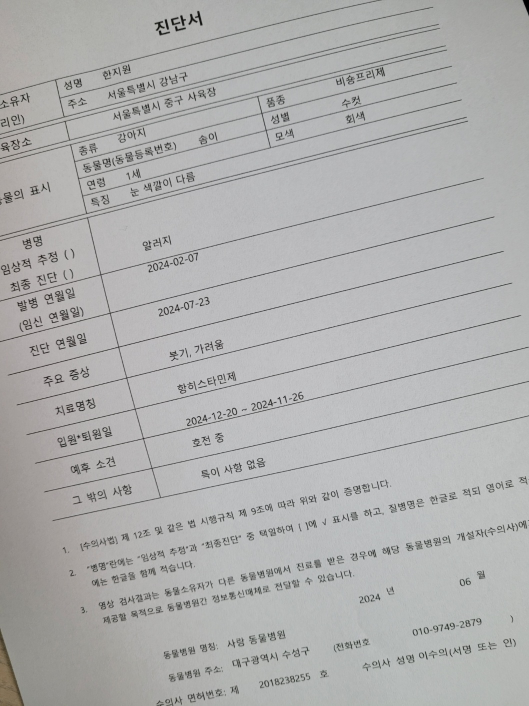
#> input picture data/src/rotate_data1.jpg, 1058 x 1411 px (shown at 1/2 size)
$ python find_line_and_calculate_angle.py
#> lines starting #> are read from the running program, lines starting #| are printed output that depends on the picture; after the words box and inside, x2 and y2 are one past the last pixel; in counts of white or black regions, pixels touching at a corner belong together

import cv2
import numpy as np
import math

def merge_similar_lines(lines, threshold=10):
    """
    비슷한 y값을 가지는 선분들을 하나의 선으로 합치는 함수
    :param lines: HoughLinesP로 검출된 선분들
    :param threshold: y값의 차이를 기준으로 비슷한 선분을 합침
    :return: 합쳐진 선분 리스트
    """
    if lines is None:
        return []

    merged_lines = []
    for line in lines:
        x1, y1, x2, y2 = line[0]

        # 이미 존재하는 선들과 비교하여 합칠 수 있는지 확인
        merged = False
        for merged_line in merged_lines:
            mx1, my1, mx2, my2 = merged_line

            # y값이 비슷한지 비교
            if abs(y1 - my1) < threshold and abs(y2 - my2) < threshold:
                # 두 선분을 평균 값으로 합침
                new_line = [
                    (x1 + mx1) // 2, (y1 + my1) // 2,
                    (x2 + mx2) // 2, (y2 + my2) // 2
                ]
                merged_line[:] = new_line
                merged = True
                break

        # 새로운 선분 추가
        if not merged:
            merged_lines.append([x1, y1, x2, y2])

    return merged_lines

def calculate_angle(x1, y1, x2, y2):
    """
    두 점의 좌표를 사용하여 각도를 계산하는 함수
    :param x1, y1: 첫 번째 점의 좌표
    :param x2, y2: 두 번째 점의 좌표
    :return: 선의 각도 (도 단위)
    """
    # 수직선일 때의 각도 처리
    if x1 == x2:
        return 90.0

    # 기울기를 이용해 각도 계산 (라디안 단위 -> 도 단위 변환)
    angle_rad = math.atan2(y2 - y1, x2 - x1)
    angle_deg = math.degrees(angle_rad)

    # 각도를 양수로 조정
    if angle_deg < 0:
        angle_deg += 180

    return angle_deg

def find_average_angle(image_path):
    # 이미지 읽기
#> called with image_path = 'data/src/rotate_data1.jpg'
    image = cv2.imread(image_path)
#> image is the input picture: shape (1411, 1058, 3); mean B, G, R 174.4, 174.9, 174.8
    gray = cv2.cvtColor(image, cv2.COLOR_BGR2GRAY)

    # 엣지 검출 (Canny 사용)
    edges = cv2.Canny(gray, 50, 150)
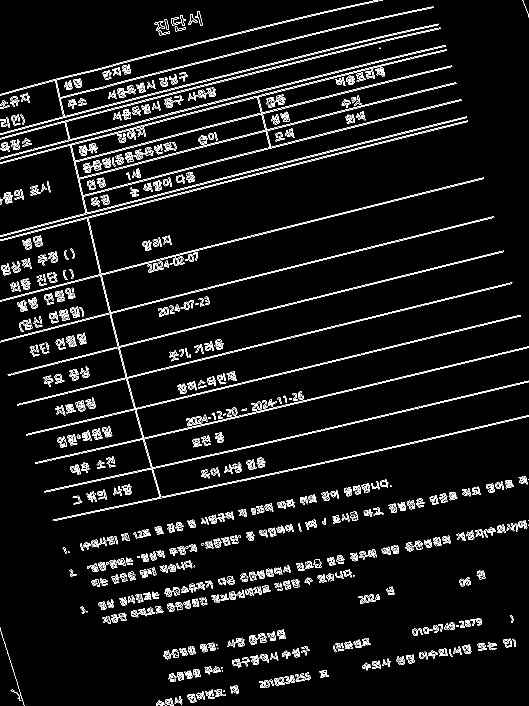
#> edges: shape (1411, 1058) (shown at 1/2 size); 5.3% white in thin lines or dots

    # Hough Line Transform을 사용해 선 검출
    lines = cv2.HoughLinesP(edges, rho=1, theta=np.pi / 180, threshold=200, minLineLength=700, maxLineGap=40)
#> lines = 26 rows, first 6: [191, 704, 1001, 502], [124, 723, 1006, 503], [76, 246, 862, 50], [105, 1040, 841, 883], [218, 624, 986, 433], [70, 926, 846, 746]

    # 비슷한 선분 합치기
    merged_lines = merge_similar_lines(lines)
#> the loop in merge_similar_lines, `for line in lines:` made 26 passes
#> (x1, y1, x2, y2) on passes 1 to 12: (191, 704, 1001, 502), (124, 723, 1006, 503), (76, 246, 862, 50), (105, 1040, 841, 883), (218, 624, 986, 433), (70, 926, 846, 746), (110, 286, 891, 91), (174, 966, 997, 776), (18, 748, 1007, 501), (150, 285, 872, 105), (142, 1141, 1054, 964), (163, 1219, 1052, 1046)
#> after the loop in merge_similar_lines, `for line in lines:`: merged_line = [228, 1119, 1057, 958]; merged_lines = 15 items, first 6: [191, 704, 1001, 502], [124, 723, 1006, 503], [76, 246, 862, 50], [105, 1040, 841, 883], [218, 624, 986, 433], [70, 926, 846, 746]

    # 결과를 이미지에 그리기 및 각도 계산
    #print("검출된 선들의 각도:")

    total_angle = 0
    line_count = 0
    for line in merged_lines:
        x1, y1, x2, y2 = line
        # 선분을 이미지에 그림
        cv2.line(image, (x1, y1), (x2, y2), (0, 255, 0), 2)

        # 각도 계산
        angle = calculate_angle(x1, y1, x2, y2)
        #print(f"({x1}, {y1}) -> ({x2}, {y2}): {angle:.2f}도")
        ####### angle - 180 ?
        total_angle += angle - 180
        line_count += 1
#> this loop made 15 passes
#> (x1, y1, x2, y2, angle_rad in calculate_angle, angle_deg in calculate_angle, angle, total_angle) on passes 1 to 12: (191, 704, 1001, 502, -0.244, 166, 166, -14), (124, 723, 1006, 503, -0.244, 166, 166, -28.01), (76, 246, 862, 50, -0.244, 166, 166, -42.01), (105, 1040, 841, 883, -0.21, 168, 168, -54.05), (218, 624, 986, 433, -0.244, 166, 166, -68.02), (70, 926, 846, 746, -0.228, 166.9, 166.9, -81.08), (110, 286, 891, 91, -0.245, 166, 166, -95.1), (174, 966, 997, 776, -0.227, 167, 167, -108.1), (18, 748, 1007, 501, -0.245, 166, 166, -122.1), (150, 285, 872, 105, -0.244, 166, 166, -136.1), (163, 1138, 1054, 965, -0.192, 169, 169, -147.1), (162, 1218, 1053, 1044, -0.193, 168.9, 168.9, -158.2)
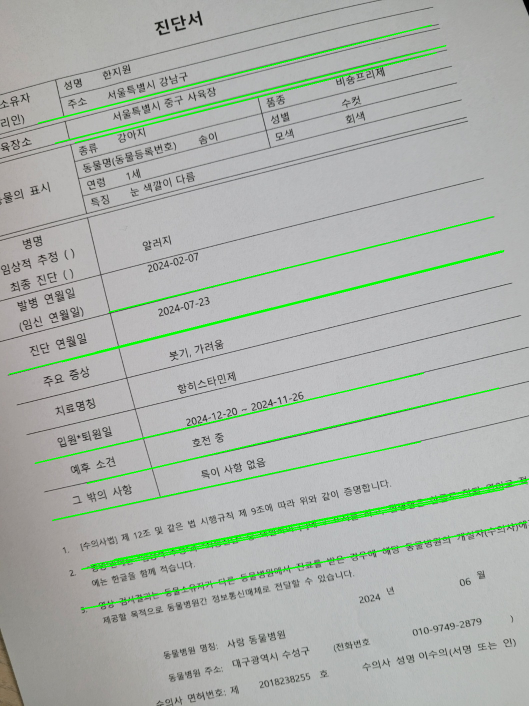
#> image: shape (1411, 1058, 3) (shown at 1/2 size); 2.17% of pixels changed, all inside (x1, y1, x2, y2) = (17, 49, 1058, 1220)
#> after the loop, line_count = 15; total_angle = -191.2

    # 평균 각도 계산
    average_angle = total_angle / line_count if line_count > 0 else 0
#> average_angle = -12.75

    if average_angle == -180:
        average_angle=0

    print("average: ", int(average_angle))
#| average:  -12
    return average_angle

if __name__ == "__main__":
    image_path = 'data/src/rotate_data1.jpg'  # 예시 이미지 경로
    angle = find_average_angle(image_path)
#> angle = -12.75

$ run again, with data/src/base_data.jpg copied over data/src/rotate_data1.jpg
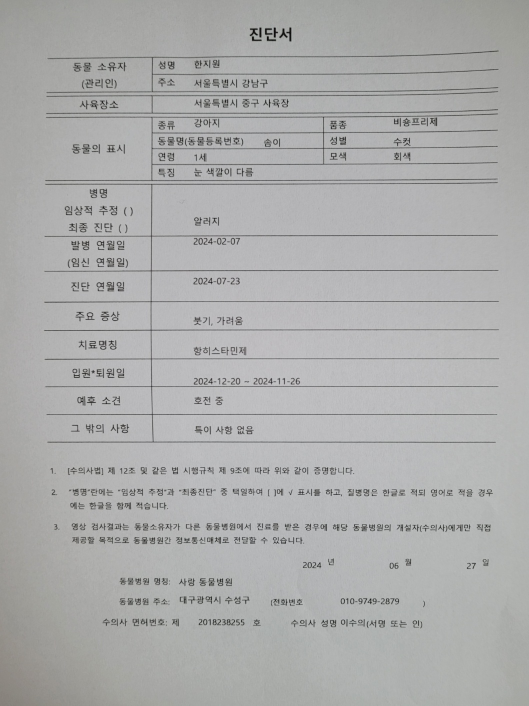
#> input picture data/src/base_data.jpg, 1058 x 1411 px (shown at 1/2 size)
#> in find_average_angle, image is the input picture: shape (1411, 1058, 3); mean B, G, R 172.4, 172.8, 172.3
#> in find_average_angle, `edges = cv2.Canny(gray, 50, 150)`:
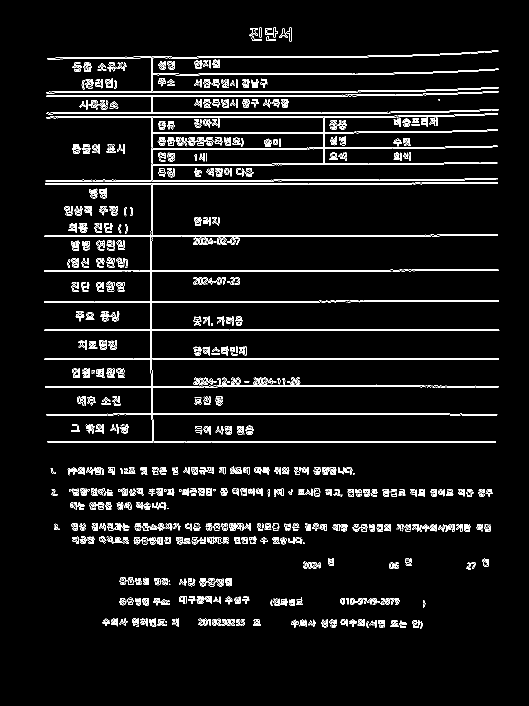
#> edges: shape (1411, 1058) (shown at 1/2 size); 4.9% white in thin lines or dots, all inside (x1, y1, x2, y2) = (88, 55, 999, 1257)
#> lines = 28 rows, first 6: [94, 883, 991, 883], [95, 885, 991, 885], [263, 718, 997, 718], [248, 716, 997, 716], [214, 827, 923, 827], [109, 1054, 980, 1054]
#> the loop in merge_similar_lines, `for line in lines:` made 28 passes
#> after the loop in merge_similar_lines, `for line in lines:`: merged_line = [105, 985, 980, 985]; merged_lines = [[94, 884, 991, 884], [255, 717, 997, 717], [214, 827, 923, 827], [110, 1051, 908, 1051], [105, 985, 980, 985], [103, 989, 979, 989]]
#> the loop in find_average_angle, `for line in merged_lines:` made 6 passes
#> (x1, y1, x2, y2, total_angle) on passes 1 to 6: (94, 884, 991, 884, -180), (255, 717, 997, 717, -360), (214, 827, 923, 827, -540), (110, 1051, 908, 1051, -720), (105, 985, 980, 985, -900), (103, 989, 979, 989, -1080)
#> after the loop in find_average_angle, `for line in merged_lines:`:
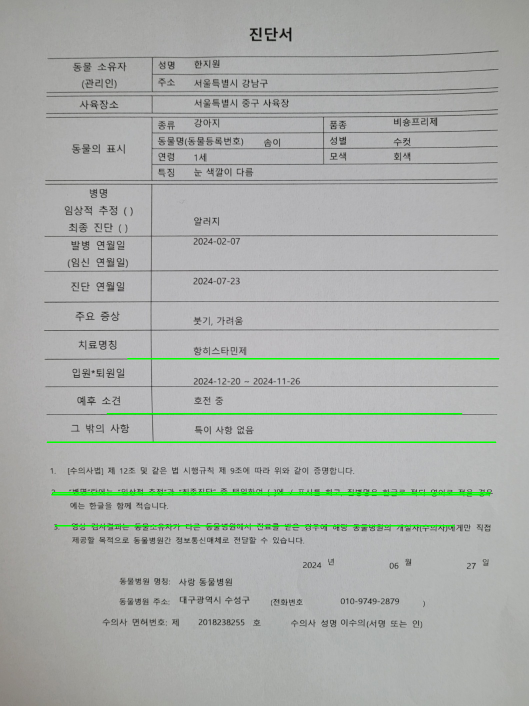
#> image: shape (1411, 1058, 3) (shown at 1/2 size); 0.99% of pixels changed, all inside (x1, y1, x2, y2) = (93, 716, 999, 1053)
#> after the loop in find_average_angle, `for line in merged_lines:`: line_count = 6; total_angle = -1080
#> average_angle = -180

$ run again, with data/src/base_data2.jpg copied over data/src/rotate_data1.jpg
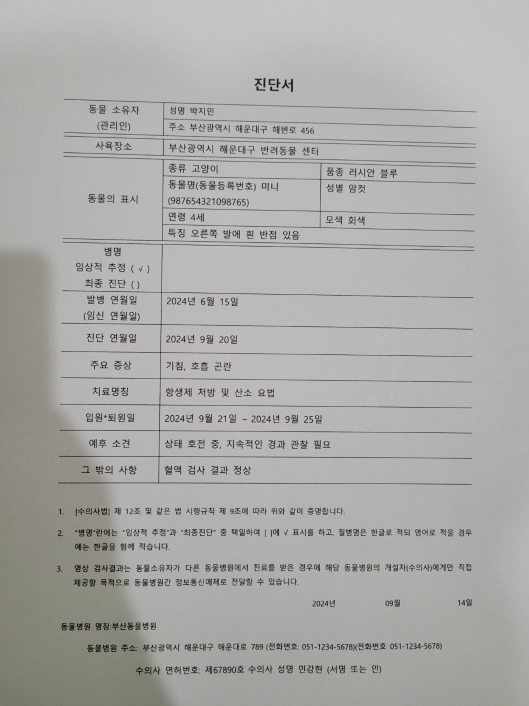
#> input picture data/src/base_data2.jpg, 1058 x 1411 px (shown at 1/2 size)
#> in find_average_angle, image is the input picture: shape (1411, 1058, 3); mean B, G, R 167.4, 170.5, 170.3
#> in find_average_angle, `edges = cv2.Canny(gray, 50, 150)`:
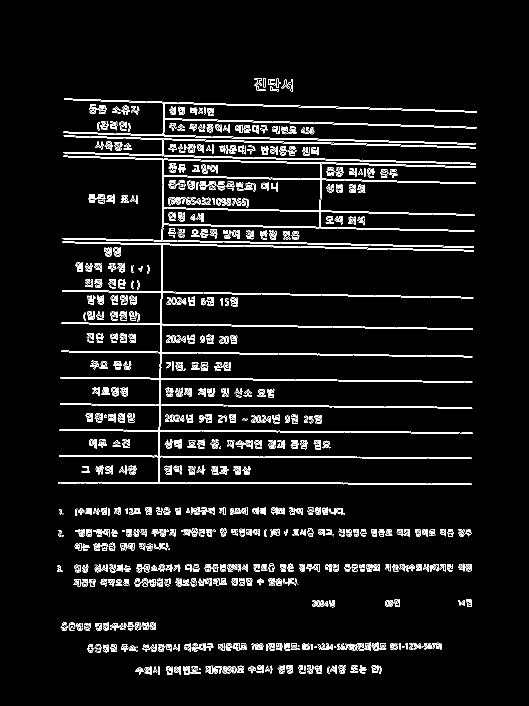
#> edges: shape (1411, 1058) (shown at 1/2 size); 5% white in thin lines or dots, all inside (x1, y1, x2, y2) = (114, 156, 954, 1350)
#> lines = 36 rows, first 6: [124, 582, 946, 596], [136, 580, 946, 594], [150, 1130, 942, 1130], [117, 1060, 941, 1060], [117, 1135, 942, 1135], [166, 1058, 938, 1058]
#> the loop in merge_similar_lines, `for line in lines:` made 36 passes
#> after the loop in merge_similar_lines, `for line in lines:`: merged_line = [175, 1293, 882, 1293]; merged_lines = [[130, 581, 946, 595], [134, 1131, 941, 1131], [120, 1065, 941, 1065], [175, 1293, 882, 1293]]
#> the loop in find_average_angle, `for line in merged_lines:` made 4 passes
#> (x1, y1, x2, y2, angle_rad in calculate_angle, angle_deg in calculate_angle, angle, total_angle) on passes 1 to 4: (130, 581, 946, 595, 0.0172, 0.983, 0.983, -179), (134, 1131, 941, 1131, 0, 0, 0, -359), (120, 1065, 941, 1065, 0, 0, 0, -539), (175, 1293, 882, 1293, 0, 0, 0, -719)
#> after the loop in find_average_angle, `for line in merged_lines:`:
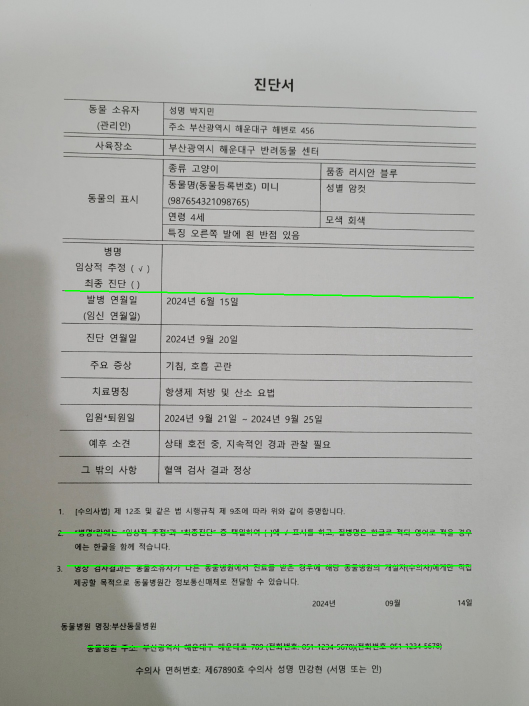
#> image: shape (1411, 1058, 3) (shown at 1/2 size); 0.63% of pixels changed, all inside (x1, y1, x2, y2) = (119, 580, 948, 1295)
#> after the loop in find_average_angle, `for line in merged_lines:`: line_count = 4; total_angle = -719
#> average_angle = -179.8
#| average:  -179

$ run again, with data/src/d1_2.jpg copied over data/src/rotate_data1.jpg
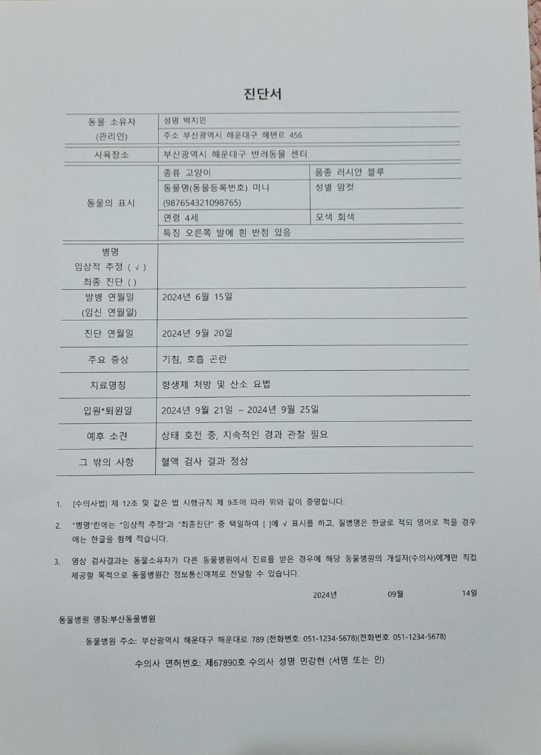
#> input picture data/src/d1_2.jpg, 541 x 755 px
#> in find_average_angle, image is the input picture: shape (755, 541, 3); mean B, G, R 183.2, 182.7, 178.4
#> in find_average_angle, `edges = cv2.Canny(gray, 50, 150)`:
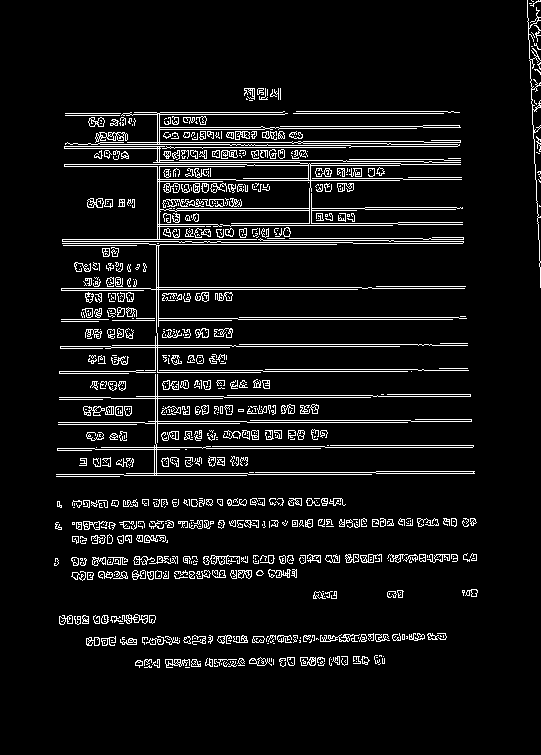
#> edges: shape (755, 541); 7.3% white in thin lines or dots, all inside (x1, y1, x2, y2) = (54, 0, 541, 668)
#> lines = None
#> merged_lines = []
#> after the loop in find_average_angle, `for line in merged_lines:`: line_count = 0
#| average:  0
